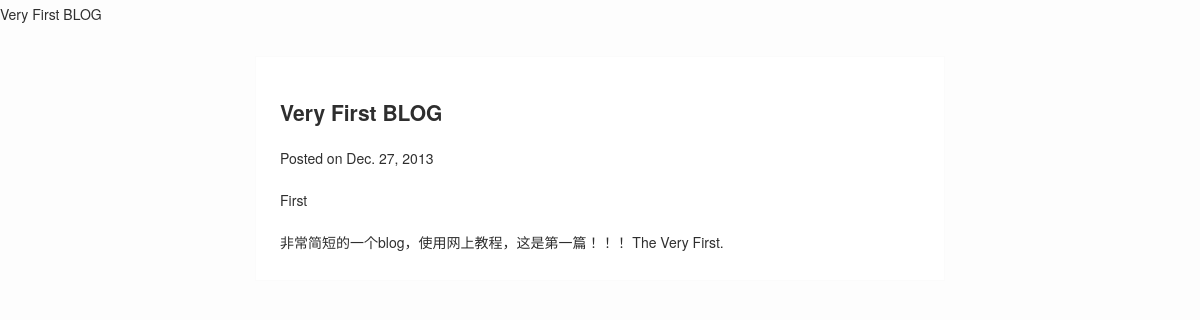
/very-first-blog/, run on the app's committed database.
### blog/models.py (models this page shows)
class Post(models.Model):
    title = models.CharField(max_length=255)
    slug = models.SlugField(unique=True, max_length=255)
    description = models.CharField(max_length=255)
    content = models.TextField()
    published = models.BooleanField(default=True)
    created = models.DateTimeField(auto_now_add=True)

### blog/views.py (the view)
# urls.py: url(r'^(?P<slug>[\w\-]+)/$', 'blog.views.post'),
def post(request, slug):
    post = get_object_or_404(Post, slug = slug)
    return render(request, 'blog/post.html', {'post':post})

### templates/blog/post.html (shortened to what this page needs)
{% extends 'base.html' %}
        {% block content %}
        <article>
            <header>
                <h1> {{post.title}}</h1>
                <p>
                    Posted on
                    <time datetime="{{post.created|date:"c"}}">
                    {{post.created|date}}
                    </time>
                </p>
            </header>
            <p class="description">
                {{post.description}}
            </p>
            {{post.content|safe}}
        </article>
        {% endblock %}

### netmag/static/style.css (style rules this page uses)
body { background-color:#fdfdfd; color:#2e2e2e; margin:0; padding:0; font-size:14px; line-height:28px; font-family:'Helvetica Neue',Helvetica,Arial,sans-serif; }

### data on the page
Post: title "Very First BLOG", created "Dec. 27, 2013", description "First", content "非常简短的一个blog，使用网上教程，这是第一篇！！！ The Very First."
